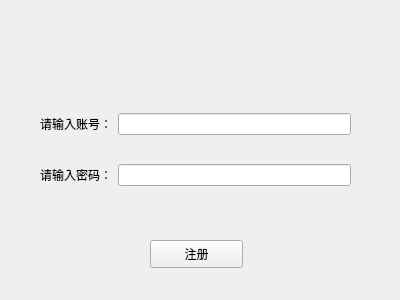
<?xml version="1.0" encoding="UTF-8"?>
<ui version="4.0">
 <class>Register</class>
 <widget class="QWidget" name="Register">
  <property name="geometry">
   <rect>
    <x>0</x>
    <y>0</y>
    <width>400</width>
    <height>300</height>
   </rect>
  </property>
  <property name="windowTitle">
   <string>Form</string>
  </property>
  <widget class="QWidget" name="layoutWidget">
   <property name="geometry">
    <rect>
     <x>40</x>
     <y>90</y>
     <width>311</width>
     <height>121</height>
    </rect>
   </property>
   <layout class="QVBoxLayout" name="verticalLayout">
    <item>
     <layout class="QHBoxLayout" name="horizontalLayout">
      <item>
       <widget class="QLabel" name="label">
        <property name="text">
         <string>请输入账号：</string>
        </property>
       </widget>
      </item>
      <item>
       <widget class="QLineEdit" name="userName_register"/>
      </item>
     </layout>
    </item>
    <item>
     <layout class="QHBoxLayout" name="horizontalLayout_2">
      <item>
       <widget class="QLabel" name="label_2">
        <property name="text">
         <string>请输入密码：</string>
        </property>
       </widget>
      </item>
      <item>
       <widget class="QLineEdit" name="passWord_register"/>
      </item>
     </layout>
    </item>
   </layout>
  </widget>
  <widget class="QPushButton" name="register_btn">
   <property name="geometry">
    <rect>
     <x>150</x>
     <y>240</y>
     <width>93</width>
     <height>28</height>
    </rect>
   </property>
   <property name="text">
    <string>注册</string>
   </property>
  </widget>
 </widget>
 <resources/>
 <connections/>
</ui>
